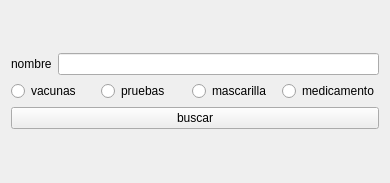
<?xml version="1.0" encoding="UTF-8"?>
<ui version="4.0">
 <class>Form2</class>
 <widget class="QWidget" name="Form2">
  <property name="geometry">
   <rect>
    <x>0</x>
    <y>0</y>
    <width>390</width>
    <height>183</height>
   </rect>
  </property>
  <property name="windowTitle">
   <string>Form</string>
  </property>
  <layout class="QGridLayout" name="gridLayout_3">
   <item row="0" column="0">
    <layout class="QGridLayout" name="gridLayout_2">
     <item row="0" column="0">
      <layout class="QGridLayout" name="gridLayout">
       <item row="0" column="1">
        <widget class="QLineEdit" name="buscar"/>
       </item>
       <item row="0" column="0">
        <widget class="QLabel" name="label">
         <property name="text">
          <string>nombre</string>
         </property>
        </widget>
       </item>
      </layout>
     </item>
     <item row="2" column="0">
      <widget class="QPushButton" name="buscarpushboton">
       <property name="text">
        <string>buscar</string>
       </property>
      </widget>
     </item>
     <item row="1" column="0">
      <layout class="QHBoxLayout" name="horizontalLayout">
       <item>
        <widget class="QRadioButton" name="vacuna">
         <property name="text">
          <string>vacunas</string>
         </property>
         <attribute name="buttonGroup">
          <string notr="true">buttonGroup</string>
         </attribute>
        </widget>
       </item>
       <item>
        <widget class="QRadioButton" name="prueba">
         <property name="text">
          <string>pruebas</string>
         </property>
         <attribute name="buttonGroup">
          <string notr="true">buttonGroup</string>
         </attribute>
        </widget>
       </item>
       <item>
        <widget class="QRadioButton" name="mascarilla">
         <property name="text">
          <string>mascarilla</string>
         </property>
         <attribute name="buttonGroup">
          <string notr="true">buttonGroup</string>
         </attribute>
        </widget>
       </item>
       <item>
        <widget class="QRadioButton" name="medicamento">
         <property name="text">
          <string>medicamento</string>
         </property>
         <attribute name="buttonGroup">
          <string notr="true">buttonGroup</string>
         </attribute>
        </widget>
       </item>
      </layout>
     </item>
    </layout>
   </item>
  </layout>
 </widget>
 <resources/>
 <connections/>
 <buttongroups>
  <buttongroup name="buttonGroup"/>
 </buttongroups>
</ui>
